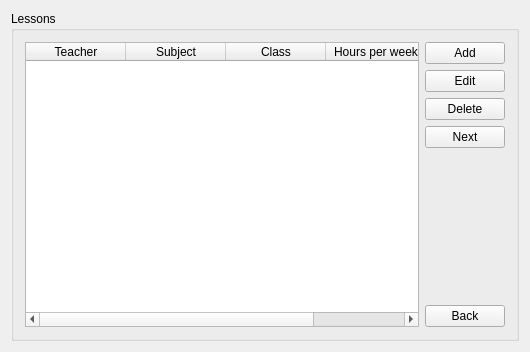
<?xml version="1.0" encoding="UTF-8"?>
<ui version="4.0">
 <class>LessonView</class>
 <widget class="QWidget" name="LessonView">
  <property name="geometry">
   <rect>
    <x>0</x>
    <y>0</y>
    <width>530</width>
    <height>352</height>
   </rect>
  </property>
  <property name="windowTitle">
   <string>LessonView</string>
  </property>
  <layout class="QGridLayout" name="gridLayout_3">
   <item row="0" column="0">
    <widget class="QGroupBox" name="groupBox">
     <property name="title">
      <string>Lessons</string>
     </property>
     <layout class="QGridLayout" name="gridLayout_2">
      <item row="0" column="0">
       <layout class="QGridLayout" name="gridLayout">
        <item row="0" column="0">
         <widget class="QTableWidget" name="tableWidget">
          <property name="editTriggers">
           <set>QAbstractItemView::EditKeyPressed</set>
          </property>
          <property name="showGrid">
           <bool>false</bool>
          </property>
          <property name="wordWrap">
           <bool>true</bool>
          </property>
          <attribute name="verticalHeaderVisible">
           <bool>false</bool>
          </attribute>
          <column>
           <property name="text">
            <string>Teacher</string>
           </property>
           <property name="textAlignment">
            <set>AlignCenter</set>
           </property>
          </column>
          <column>
           <property name="text">
            <string>Subject</string>
           </property>
           <property name="textAlignment">
            <set>AlignCenter</set>
           </property>
          </column>
          <column>
           <property name="text">
            <string>Class</string>
           </property>
           <property name="textAlignment">
            <set>AlignCenter</set>
           </property>
          </column>
          <column>
           <property name="text">
            <string>Hours per week</string>
           </property>
           <property name="textAlignment">
            <set>AlignCenter</set>
           </property>
          </column>
         </widget>
        </item>
        <item row="0" column="1">
         <layout class="QVBoxLayout" name="verticalLayout_3">
          <item>
           <layout class="QVBoxLayout" name="verticalLayout">
            <item>
             <widget class="QPushButton" name="pushBtnAdd">
              <property name="text">
               <string>Add</string>
              </property>
             </widget>
            </item>
            <item>
             <widget class="QPushButton" name="pushBtnEdit">
              <property name="text">
               <string>Edit</string>
              </property>
             </widget>
            </item>
            <item>
             <widget class="QPushButton" name="pushBtnDelete">
              <property name="text">
               <string>Delete</string>
              </property>
             </widget>
            </item>
            <item>
             <widget class="QPushButton" name="pushBtnNext">
              <property name="text">
               <string>Next</string>
              </property>
             </widget>
            </item>
           </layout>
          </item>
          <item>
           <layout class="QVBoxLayout" name="verticalLayout_2">
            <item>
             <spacer name="verticalSpacer">
              <property name="orientation">
               <enum>Qt::Vertical</enum>
              </property>
              <property name="sizeHint" stdset="0">
               <size>
                <width>20</width>
                <height>40</height>
               </size>
              </property>
             </spacer>
            </item>
            <item>
             <widget class="QPushButton" name="pushBtnBack">
              <property name="text">
               <string>Back</string>
              </property>
             </widget>
            </item>
           </layout>
          </item>
         </layout>
        </item>
       </layout>
      </item>
     </layout>
    </widget>
   </item>
  </layout>
 </widget>
 <layoutdefault spacing="6" margin="11"/>
 <resources/>
 <connections/>
</ui>
